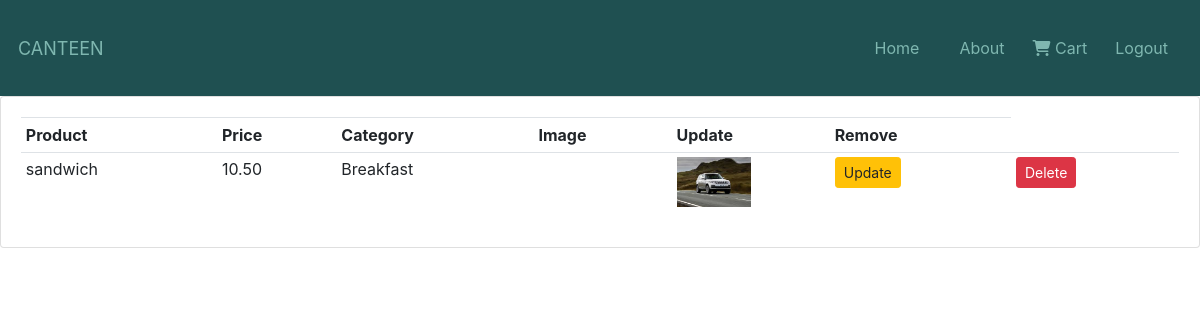
The app's page /view_product/ (signed in), older data.
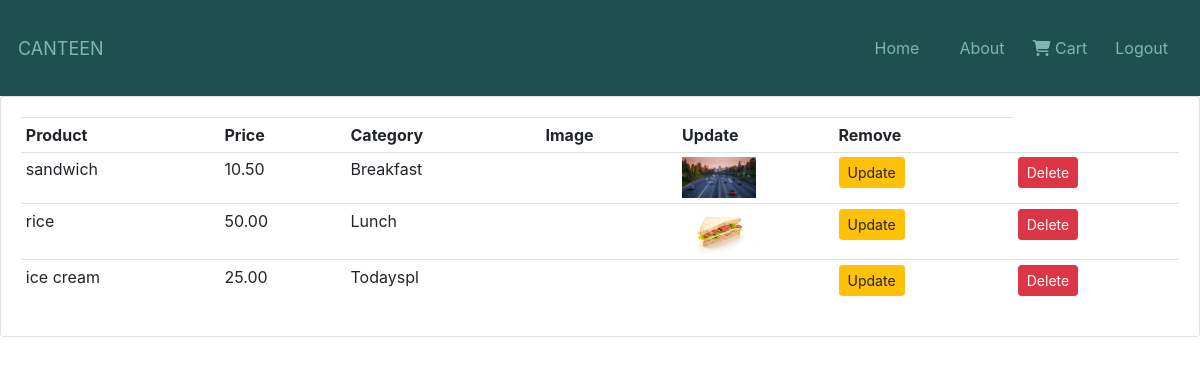
The same page, newer data.
### ordering/models.py (models this page shows, shortened)
class Product(models.Model):
    options=(("Breakfast","Breakfast"),
    ("Lunch","Lunch"),
    ("Todayspl","Todayspl"),)
    name=models.CharField(max_length=100)
    price=models.DecimalField(max_digits=7,decimal_places=2)
    category=models.CharField(max_length=10,choices=options)
    description=models.TextField(max_length=500)
    image=models.ImageField(null=True,blank=True)
    @property
    def ImageURL(self):
        try:
            url = self.image.url
        except:
            url = ''
        return url

### ordering/decorators.py (the view)
    def wrapper_func(request, *args, **kwargs):
        if not request.user.is_staff:
            return redirect('menu')
        else:
            return view_func(request, *args, **kwargs)

### ordering/views.py (called while the page is built)
@admin_only
def view_product(request):
    products=Product.objects.all()
    context={"products":products}
    return render(request,"ordering/view_product.html",context)

### ordering/templates/ordering/view_product.html (shortened to what this page needs)
{% extends "account/base.html" %}
{% block content %}
<div class="row">
    <div class="col-md">
        <div class="card card-body">
            <table class="table table-sm">
                <tr>
                    <th>Product</th>
                    <th>Price</th>
                    <th>Category</th>
                    <th>Image</th>
                    <th>Update</th>
                    <th>Remove</th>
                </tr>
                {% for product in products  %}
                <tr>
                    <td>{{product.name}}</td>
                    <td>{{product.price}}</td>
                    <td>{{product.category}}</td>
                    <td>{{product.descprition}}</td>
                    <td style="max-width:20px; max-height:20px;"><img style="max-width:50%" src="{{product.ImageURL}}"></td>
                    <td><a class="btn btn-sm btn-warning" href="{% url 'update_product' product.id%}">Update</a></td>
                    <td><a class="btn btn-sm btn-danger" href="{% url 'delete_product' product.id %} ">Delete</a></td>
                </tr>
                {% endfor %}
            </table>
        </div>
    </div>
</div>
{% endblock %}

### account/templates/account/base.html (shortened to what this page needs)
{% load cart_template_tags %}
<!DOCTYPE html>
<html lang="en">
{% load static %}
<head>
    <link rel="stylesheet" type="text/css" href="{% static 'account/main.css' %}">
    <link rel="stylesheet" href="https://cdn.jsdelivr.net/npm/bootstrap@4.4.1/dist/css/bootstrap.min.css"
>
</head>
<body>
    <nav class="navbarContainer">
        {% if not user.is_staff %}
        <a class="logoHeading" href="#"> Canteen</a>
        {% else %}
        <a class="logoHeading" href="#">Canteen</a>
        {% endif %}
        <div class="anchoreContainer" id="navbarSupportedContent">
            <ul class="anchorestag">
                <li class="nav-item active">
                    {% if not user.is_staff %}
                    <a class="nav-link" href="#">Home <span class="sr-only"></span></a>
                    {% else %}
                    <a class="nav-link" href="#">Home </a>
                    {%endif%}
                </li>
            </ul>
            <div class="navbarButtonsContainer">
                {% if user.is_authenticated %}
                <a href="#" class="my-2 my-sm-0">About</a>
                <a href="{% url 'order-summary' %}" class="nav-link waves-effect">
                    <i class="fa-solid fa-cart-shopping"></i>
                    <span class="clearfix d-none d-sm-inline-block"> Cart </span>
                </a>
                <a href="{% url 'logout' %}" class="my-2 my-sm-0">Logout</a>
                {% else %}
                <a href="{% url 'register' %}" class=" mr-sm-2">Register</a>
                <a href="{% url 'login' %}" class=" my-2 my-sm-0">Login</a>
                {% endif %}
            </div>
        </div>
    </nav>
    {% block content %}{% endblock %}
</body>
</html>

### account/static/account/main.css (style rules this page uses)
.navbarContainer { background-color: #1f5051; padding: 18px; display: flex; flex-direction: row; justify-content: space-between; align-items: center; }
.logoHeading { text-decoration: none; color: #7fb7b0; text-transform: uppercase; font-size: 18px; }
.anchoreContainer { display: flex; flex-direction: row; }
.anchorestag { padding: 10px; margin: 0px; list-style: none; }
.anchorestag a { color: #7fb7b0; }
.navbarButtonsContainer { display: flex; flex-direction: row; align-items: center; }
.navbarButtonsContainer a { color: #7fb7b0; background-color: transparent; padding: 5px 14px; text-decoration: none; border-radius: 10px; }
::placeholder { color: white; }

Row changes from the older to the newer data that the page shows:
changed Product "sandwich": ImageURL: a different picture
added Product: name "rice", price "50.00", category "Lunch", ImageURL (picture)
added Product: name "ice cream", price "25.00", category "Todayspl"
